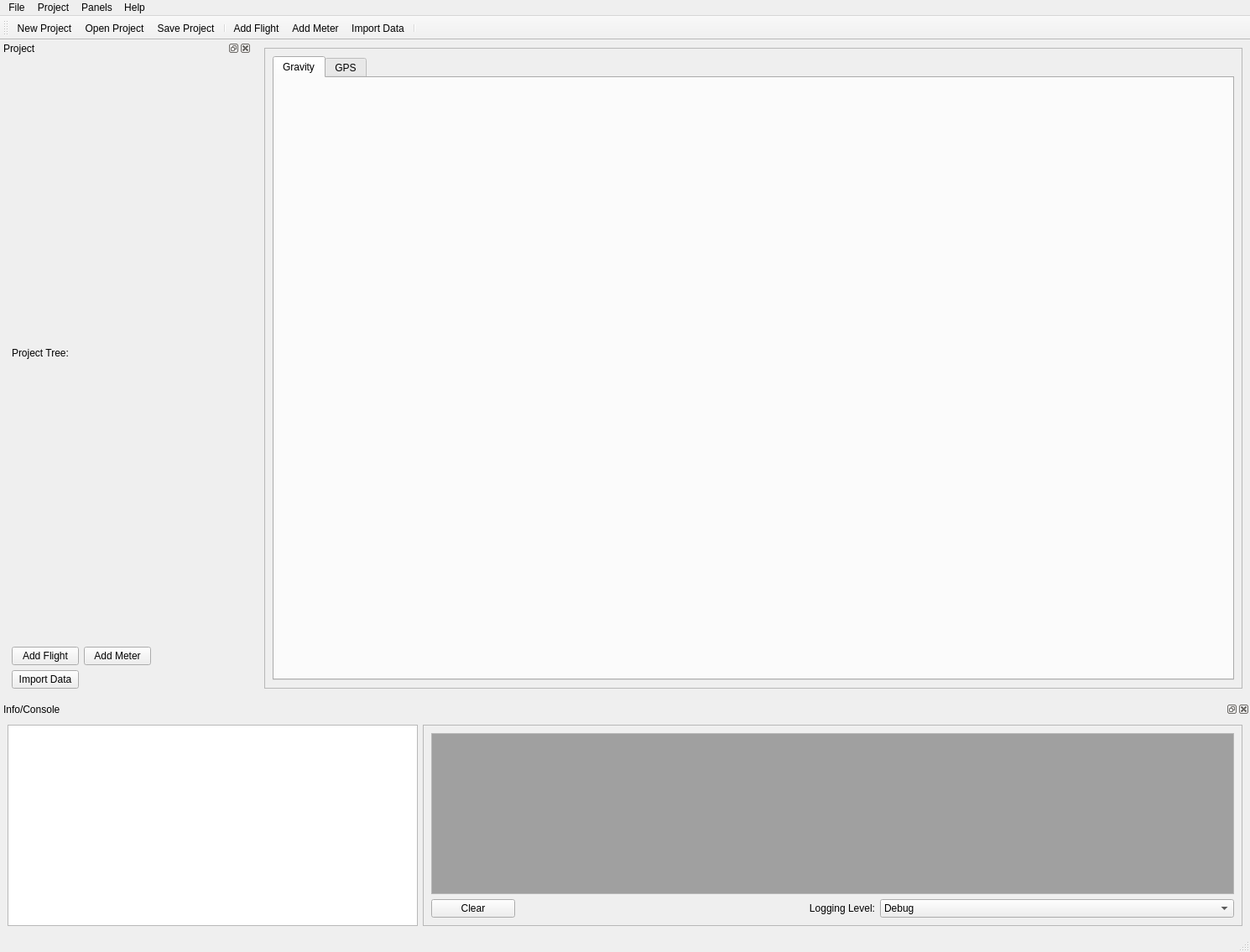
<?xml version="1.0" encoding="UTF-8"?>
<ui version="4.0">
 <class>MainWindow</class>
 <widget class="QMainWindow" name="MainWindow">
  <property name="geometry">
   <rect>
    <x>0</x>
    <y>0</y>
    <width>1490</width>
    <height>1135</height>
   </rect>
  </property>
  <property name="minimumSize">
   <size>
    <width>800</width>
    <height>600</height>
   </size>
  </property>
  <property name="windowTitle">
   <string>Dynamic Gravity Processor</string>
  </property>
  <property name="windowIcon">
   <iconset resource="resources.qrc">
    <normaloff>:/images/assets/geoid_icon.png</normaloff>:/images/assets/geoid_icon.png</iconset>
  </property>
  <property name="tabShape">
   <enum>QTabWidget::Triangular</enum>
  </property>
  <widget class="QWidget" name="centralwidget">
   <layout class="QHBoxLayout" name="horizontalLayout">
    <item>
     <widget class="QFrame" name="top_frame">
      <property name="sizePolicy">
       <sizepolicy hsizetype="Preferred" vsizetype="Expanding">
        <horstretch>0</horstretch>
        <verstretch>3</verstretch>
       </sizepolicy>
      </property>
      <property name="frameShape">
       <enum>QFrame::StyledPanel</enum>
      </property>
      <layout class="QVBoxLayout" name="verticalLayout">
       <item>
        <widget class="QTabWidget" name="dataPlotTabWidget">
         <property name="minimumSize">
          <size>
           <width>0</width>
           <height>500</height>
          </size>
         </property>
         <property name="currentIndex">
          <number>0</number>
         </property>
         <widget class="QWidget" name="gravity_tab">
          <attribute name="title">
           <string>Gravity</string>
          </attribute>
          <layout class="QVBoxLayout" name="verticalLayout_3">
           <item>
            <layout class="QVBoxLayout" name="gravity_plot_layout"/>
           </item>
          </layout>
         </widget>
         <widget class="QWidget" name="gps_tab">
          <attribute name="title">
           <string>GPS</string>
          </attribute>
          <layout class="QHBoxLayout" name="horizontalLayout_2">
           <item>
            <layout class="QVBoxLayout" name="gps_plot_layout"/>
           </item>
          </layout>
         </widget>
        </widget>
       </item>
      </layout>
     </widget>
    </item>
   </layout>
  </widget>
  <widget class="QMenuBar" name="menubar">
   <property name="geometry">
    <rect>
     <x>0</x>
     <y>0</y>
     <width>1490</width>
     <height>21</height>
    </rect>
   </property>
   <widget class="QMenu" name="menuFile">
    <property name="title">
     <string>File</string>
    </property>
    <addaction name="action_file_new"/>
    <addaction name="action_file_open"/>
    <addaction name="action_file_save"/>
    <addaction name="separator"/>
    <addaction name="action_exit"/>
   </widget>
   <widget class="QMenu" name="menuHelp">
    <property name="title">
     <string>Help</string>
    </property>
    <addaction name="actionDocumentation"/>
   </widget>
   <widget class="QMenu" name="menuView">
    <property name="title">
     <string>Panels</string>
    </property>
    <addaction name="action_project_dock"/>
    <addaction name="action_tool_dock"/>
    <addaction name="action_info_dock"/>
   </widget>
   <widget class="QMenu" name="menuProject">
    <property name="title">
     <string>Project</string>
    </property>
    <addaction name="action_import_data"/>
    <addaction name="action_add_flight"/>
    <addaction name="action_add_meter"/>
    <addaction name="action_project_info"/>
   </widget>
   <addaction name="menuFile"/>
   <addaction name="menuProject"/>
   <addaction name="menuView"/>
   <addaction name="menuHelp"/>
  </widget>
  <widget class="QStatusBar" name="statusbar">
   <property name="enabled">
    <bool>true</bool>
   </property>
   <property name="autoFillBackground">
    <bool>true</bool>
   </property>
  </widget>
  <widget class="QDockWidget" name="project_dock">
   <property name="enabled">
    <bool>true</bool>
   </property>
   <property name="sizePolicy">
    <sizepolicy hsizetype="Minimum" vsizetype="Preferred">
     <horstretch>0</horstretch>
     <verstretch>0</verstretch>
    </sizepolicy>
   </property>
   <property name="minimumSize">
    <size>
     <width>300</width>
     <height>632</height>
    </size>
   </property>
   <property name="maximumSize">
    <size>
     <width>300</width>
     <height>524287</height>
    </size>
   </property>
   <property name="allowedAreas">
    <set>Qt::LeftDockWidgetArea|Qt::RightDockWidgetArea</set>
   </property>
   <property name="windowTitle">
    <string>Project</string>
   </property>
   <attribute name="dockWidgetArea">
    <number>1</number>
   </attribute>
   <widget class="QWidget" name="project_dock_contents">
    <property name="sizePolicy">
     <sizepolicy hsizetype="Maximum" vsizetype="Preferred">
      <horstretch>0</horstretch>
      <verstretch>0</verstretch>
     </sizepolicy>
    </property>
    <layout class="QVBoxLayout" name="verticalLayout_4">
     <item>
      <layout class="QGridLayout" name="project_dock_grid" columnstretch="0,0">
       <property name="leftMargin">
        <number>5</number>
       </property>
       <item row="3" column="0">
        <widget class="QPushButton" name="prj_import_data">
         <property name="text">
          <string>Import Data</string>
         </property>
         <property name="icon">
          <iconset resource="resources.qrc">
           <normaloff>:/images/assets/geoid_icon.png</normaloff>:/images/assets/geoid_icon.png</iconset>
         </property>
        </widget>
       </item>
       <item row="1" column="0">
        <widget class="QPushButton" name="prj_add_flight">
         <property name="text">
          <string>Add Flight</string>
         </property>
         <property name="icon">
          <iconset resource="resources.qrc">
           <normaloff>:/images/assets/flight_icon.png</normaloff>:/images/assets/flight_icon.png</iconset>
         </property>
        </widget>
       </item>
       <item row="0" column="0">
        <widget class="QLabel" name="label_prj_info">
         <property name="text">
          <string>Project Tree:</string>
         </property>
        </widget>
       </item>
       <item row="1" column="1">
        <widget class="QPushButton" name="prj_add_meter">
         <property name="text">
          <string>Add Meter</string>
         </property>
         <property name="icon">
          <iconset resource="resources.qrc">
           <normaloff>:/images/assets/meter_config.png</normaloff>:/images/assets/meter_config.png</iconset>
         </property>
        </widget>
       </item>
      </layout>
     </item>
    </layout>
   </widget>
  </widget>
  <widget class="QToolBar" name="toolbar">
   <property name="windowTitle">
    <string>Toolbar</string>
   </property>
   <property name="floatable">
    <bool>false</bool>
   </property>
   <attribute name="toolBarArea">
    <enum>TopToolBarArea</enum>
   </attribute>
   <attribute name="toolBarBreak">
    <bool>false</bool>
   </attribute>
   <addaction name="action_file_new"/>
   <addaction name="action_file_open"/>
   <addaction name="action_file_save"/>
   <addaction name="separator"/>
   <addaction name="action_add_flight"/>
   <addaction name="action_add_meter"/>
   <addaction name="action_import_data"/>
   <addaction name="separator"/>
  </widget>
  <widget class="QDockWidget" name="info_dock">
   <property name="sizePolicy">
    <sizepolicy hsizetype="Preferred" vsizetype="Fixed">
     <horstretch>0</horstretch>
     <verstretch>0</verstretch>
    </sizepolicy>
   </property>
   <property name="sizeIncrement">
    <size>
     <width>0</width>
     <height>0</height>
    </size>
   </property>
   <property name="features">
    <set>QDockWidget::AllDockWidgetFeatures</set>
   </property>
   <property name="allowedAreas">
    <set>Qt::BottomDockWidgetArea|Qt::TopDockWidgetArea</set>
   </property>
   <property name="windowTitle">
    <string>Info/Console</string>
   </property>
   <attribute name="dockWidgetArea">
    <number>8</number>
   </attribute>
   <widget class="QWidget" name="console_dock_contents">
    <property name="sizePolicy">
     <sizepolicy hsizetype="Preferred" vsizetype="Fixed">
      <horstretch>0</horstretch>
      <verstretch>0</verstretch>
     </sizepolicy>
    </property>
    <layout class="QGridLayout" name="gridLayout">
     <item row="0" column="1">
      <widget class="QFrame" name="console_frame">
       <property name="sizePolicy">
        <sizepolicy hsizetype="Expanding" vsizetype="Preferred">
         <horstretch>2</horstretch>
         <verstretch>0</verstretch>
        </sizepolicy>
       </property>
       <property name="sizeIncrement">
        <size>
         <width>2</width>
         <height>0</height>
        </size>
       </property>
       <property name="frameShape">
        <enum>QFrame::StyledPanel</enum>
       </property>
       <property name="frameShadow">
        <enum>QFrame::Raised</enum>
       </property>
       <layout class="QVBoxLayout" name="verticalLayout_2">
        <item>
         <widget class="QTextEdit" name="text_console">
          <property name="sizePolicy">
           <sizepolicy hsizetype="Expanding" vsizetype="MinimumExpanding">
            <horstretch>0</horstretch>
            <verstretch>0</verstretch>
           </sizepolicy>
          </property>
          <property name="minimumSize">
           <size>
            <width>0</width>
            <height>80</height>
           </size>
          </property>
          <property name="maximumSize">
           <size>
            <width>16777215</width>
            <height>16777215</height>
           </size>
          </property>
          <property name="palette">
           <palette>
            <active>
             <colorrole role="Base">
              <brush brushstyle="SolidPattern">
               <color alpha="255">
                <red>160</red>
                <green>160</green>
                <blue>160</blue>
               </color>
              </brush>
             </colorrole>
            </active>
            <inactive>
             <colorrole role="Base">
              <brush brushstyle="SolidPattern">
               <color alpha="255">
                <red>160</red>
                <green>160</green>
                <blue>160</blue>
               </color>
              </brush>
             </colorrole>
            </inactive>
            <disabled>
             <colorrole role="Base">
              <brush brushstyle="SolidPattern">
               <color alpha="255">
                <red>240</red>
                <green>240</green>
                <blue>240</blue>
               </color>
              </brush>
             </colorrole>
            </disabled>
           </palette>
          </property>
          <property name="autoFillBackground">
           <bool>true</bool>
          </property>
          <property name="frameShape">
           <enum>QFrame::StyledPanel</enum>
          </property>
          <property name="readOnly">
           <bool>true</bool>
          </property>
         </widget>
        </item>
        <item>
         <layout class="QGridLayout" name="console_btns_layout">
          <item row="0" column="2">
           <widget class="QComboBox" name="combo_console_verbosity">
            <item>
             <property name="text">
              <string>Debug</string>
             </property>
            </item>
            <item>
             <property name="text">
              <string>Info</string>
             </property>
            </item>
            <item>
             <property name="text">
              <string>Warning</string>
             </property>
            </item>
            <item>
             <property name="text">
              <string>Error</string>
             </property>
            </item>
            <item>
             <property name="text">
              <string>Critical</string>
             </property>
            </item>
           </widget>
          </item>
          <item row="0" column="0">
           <widget class="QPushButton" name="btn_clear_console">
            <property name="maximumSize">
             <size>
              <width>100</width>
              <height>16777215</height>
             </size>
            </property>
            <property name="text">
             <string>Clear</string>
            </property>
           </widget>
          </item>
          <item row="0" column="1">
           <widget class="QLabel" name="label_logging_level">
            <property name="text">
             <string>&lt;html&gt;&lt;head/&gt;&lt;body&gt;&lt;p align=&quot;right&quot;&gt;Logging Level:&lt;/p&gt;&lt;/body&gt;&lt;/html&gt;</string>
            </property>
           </widget>
          </item>
         </layout>
        </item>
       </layout>
      </widget>
     </item>
     <item row="0" column="0">
      <widget class="QPlainTextEdit" name="text_info">
       <property name="enabled">
        <bool>true</bool>
       </property>
       <property name="sizePolicy">
        <sizepolicy hsizetype="Minimum" vsizetype="Expanding">
         <horstretch>1</horstretch>
         <verstretch>0</verstretch>
        </sizepolicy>
       </property>
       <property name="sizeIncrement">
        <size>
         <width>1</width>
         <height>0</height>
        </size>
       </property>
       <property name="readOnly">
        <bool>true</bool>
       </property>
       <property name="plainText">
        <string/>
       </property>
       <property name="placeholderText">
        <string>Selection Info</string>
       </property>
      </widget>
     </item>
    </layout>
   </widget>
  </widget>
  <action name="actionDocumentation">
   <property name="text">
    <string>Documentation</string>
   </property>
   <property name="shortcut">
    <string>F1</string>
   </property>
  </action>
  <action name="action_exit">
   <property name="text">
    <string>Exit</string>
   </property>
   <property name="shortcut">
    <string>Ctrl+Q</string>
   </property>
  </action>
  <action name="action_project_dock">
   <property name="checkable">
    <bool>true</bool>
   </property>
   <property name="checked">
    <bool>true</bool>
   </property>
   <property name="text">
    <string>Project</string>
   </property>
   <property name="shortcut">
    <string>Alt+1</string>
   </property>
  </action>
  <action name="action_tool_dock">
   <property name="checkable">
    <bool>true</bool>
   </property>
   <property name="checked">
    <bool>false</bool>
   </property>
   <property name="text">
    <string>Tools</string>
   </property>
   <property name="shortcut">
    <string>Alt+2</string>
   </property>
  </action>
  <action name="action_file_new">
   <property name="icon">
    <iconset resource="resources.qrc">
     <normaloff>:/images/assets/new_project.png</normaloff>:/images/assets/new_project.png</iconset>
   </property>
   <property name="text">
    <string>New Project...</string>
   </property>
   <property name="shortcut">
    <string>Ctrl+Shift+N</string>
   </property>
  </action>
  <action name="action_file_open">
   <property name="icon">
    <iconset resource="resources.qrc">
     <normaloff>:/images/assets/folder_open.png</normaloff>:/images/assets/folder_open.png</iconset>
   </property>
   <property name="text">
    <string>Open Project</string>
   </property>
   <property name="shortcut">
    <string>Ctrl+Shift+O</string>
   </property>
  </action>
  <action name="action_file_save">
   <property name="icon">
    <iconset resource="resources.qrc">
     <normaloff>:/images/assets/save_project.png</normaloff>:/images/assets/save_project.png</iconset>
   </property>
   <property name="text">
    <string>Save Project</string>
   </property>
   <property name="shortcut">
    <string>Ctrl+S</string>
   </property>
  </action>
  <action name="action_add_flight">
   <property name="icon">
    <iconset resource="resources.qrc">
     <normaloff>:/images/assets/flight_icon.png</normaloff>:/images/assets/flight_icon.png</iconset>
   </property>
   <property name="text">
    <string>Add Flight</string>
   </property>
   <property name="shortcut">
    <string>Ctrl+Shift+F</string>
   </property>
  </action>
  <action name="action_add_meter">
   <property name="icon">
    <iconset resource="resources.qrc">
     <normaloff>:/images/assets/meter_config.png</normaloff>:/images/assets/meter_config.png</iconset>
   </property>
   <property name="text">
    <string>Add Meter</string>
   </property>
   <property name="shortcut">
    <string>Ctrl+Shift+M</string>
   </property>
  </action>
  <action name="action_project_info">
   <property name="text">
    <string>Project Info...</string>
   </property>
   <property name="shortcut">
    <string>Ctrl+I</string>
   </property>
  </action>
  <action name="action_import_data">
   <property name="icon">
    <iconset resource="resources.qrc">
     <normaloff>:/images/assets/geoid_icon.png</normaloff>:/images/assets/geoid_icon.png</iconset>
   </property>
   <property name="text">
    <string>Import Data</string>
   </property>
   <property name="shortcut">
    <string>Ctrl+O</string>
   </property>
  </action>
  <action name="action_info_dock">
   <property name="checkable">
    <bool>true</bool>
   </property>
   <property name="checked">
    <bool>true</bool>
   </property>
   <property name="text">
    <string>Console</string>
   </property>
   <property name="shortcut">
    <string>Alt+3</string>
   </property>
  </action>
 </widget>
 <tabstops>
  <tabstop>prj_add_flight</tabstop>
 </tabstops>
 <resources>
  <include location="resources.qrc"/>
 </resources>
 <connections>
  <connection>
   <sender>action_project_dock</sender>
   <signal>toggled(bool)</signal>
   <receiver>project_dock</receiver>
   <slot>setVisible(bool)</slot>
   <hints>
    <hint type="sourcelabel">
     <x>-1</x>
     <y>-1</y>
    </hint>
    <hint type="destinationlabel">
     <x>149</x>
     <y>419</y>
    </hint>
   </hints>
  </connection>
  <connection>
   <sender>project_dock</sender>
   <signal>visibilityChanged(bool)</signal>
   <receiver>action_project_dock</receiver>
   <slot>setChecked(bool)</slot>
   <hints>
    <hint type="sourcelabel">
     <x>149</x>
     <y>419</y>
    </hint>
    <hint type="destinationlabel">
     <x>-1</x>
     <y>-1</y>
    </hint>
   </hints>
  </connection>
  <connection>
   <sender>action_info_dock</sender>
   <signal>toggled(bool)</signal>
   <receiver>info_dock</receiver>
   <slot>setVisible(bool)</slot>
   <hints>
    <hint type="sourcelabel">
     <x>-1</x>
     <y>-1</y>
    </hint>
    <hint type="destinationlabel">
     <x>744</x>
     <y>990</y>
    </hint>
   </hints>
  </connection>
  <connection>
   <sender>info_dock</sender>
   <signal>visibilityChanged(bool)</signal>
   <receiver>action_info_dock</receiver>
   <slot>setChecked(bool)</slot>
   <hints>
    <hint type="sourcelabel">
     <x>744</x>
     <y>973</y>
    </hint>
    <hint type="destinationlabel">
     <x>-1</x>
     <y>-1</y>
    </hint>
   </hints>
  </connection>
 </connections>
</ui>
